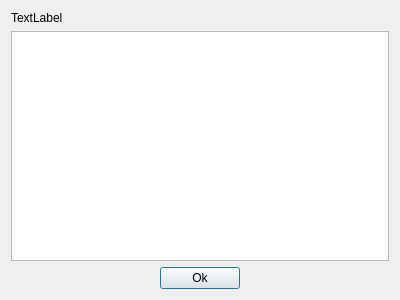
<?xml version="1.0" encoding="UTF-8"?>
<ui version="4.0">
 <class>ParseErrorBox</class>
 <widget class="QDialog" name="ParseErrorBox">
  <property name="geometry">
   <rect>
    <x>0</x>
    <y>0</y>
    <width>400</width>
    <height>300</height>
   </rect>
  </property>
  <property name="windowTitle">
   <string>Dialog</string>
  </property>
  <layout class="QVBoxLayout" name="verticalLayout">
   <item>
    <widget class="QLabel" name="header">
     <property name="text">
      <string>TextLabel</string>
     </property>
    </widget>
   </item>
   <item>
    <widget class="QTextBrowser" name="errorText"/>
   </item>
   <item>
    <layout class="QHBoxLayout" name="horizontalLayout">
     <item>
      <spacer name="horizontalSpacer">
       <property name="orientation">
        <enum>Qt::Horizontal</enum>
       </property>
       <property name="sizeHint" stdset="0">
        <size>
         <width>40</width>
         <height>20</height>
        </size>
       </property>
      </spacer>
     </item>
     <item>
      <widget class="QPushButton" name="pushButton">
       <property name="text">
        <string>Ok</string>
       </property>
      </widget>
     </item>
     <item>
      <spacer name="horizontalSpacer_2">
       <property name="orientation">
        <enum>Qt::Horizontal</enum>
       </property>
       <property name="sizeHint" stdset="0">
        <size>
         <width>40</width>
         <height>20</height>
        </size>
       </property>
      </spacer>
     </item>
    </layout>
   </item>
  </layout>
 </widget>
 <resources/>
 <connections>
  <connection>
   <sender>pushButton</sender>
   <signal>clicked()</signal>
   <receiver>ParseErrorBox</receiver>
   <slot>accept()</slot>
   <hints>
    <hint type="sourcelabel">
     <x>211</x>
     <y>272</y>
    </hint>
    <hint type="destinationlabel">
     <x>349</x>
     <y>267</y>
    </hint>
   </hints>
  </connection>
 </connections>
</ui>
